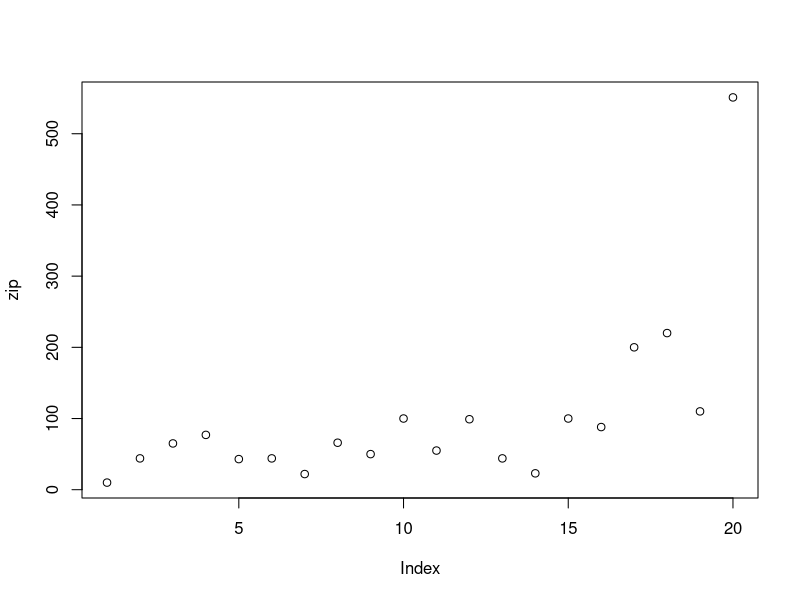
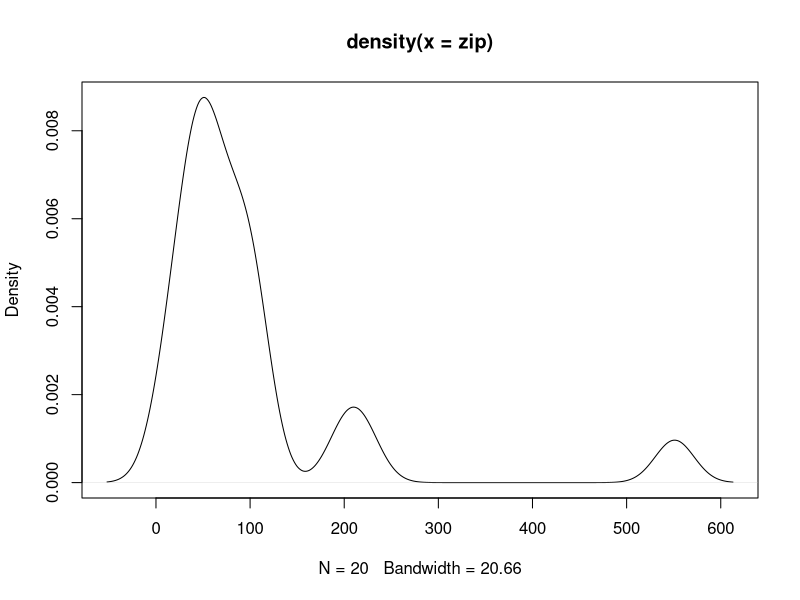
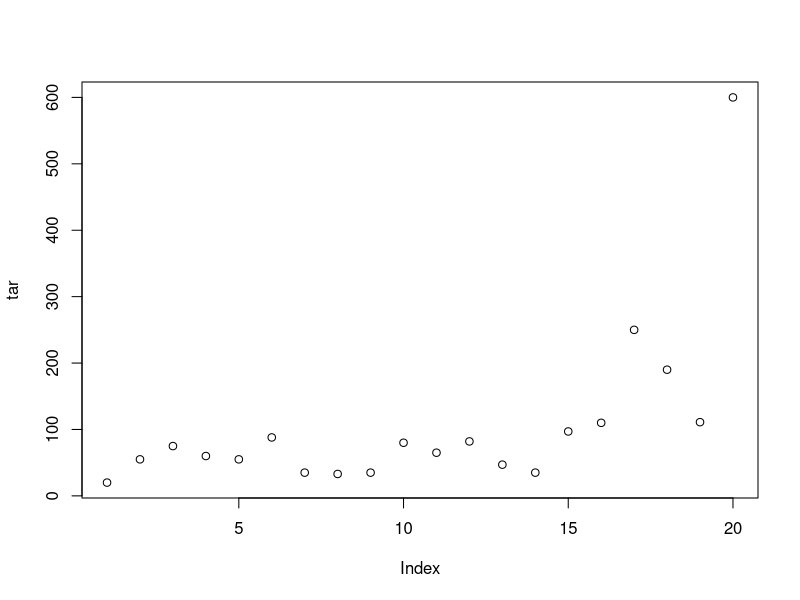
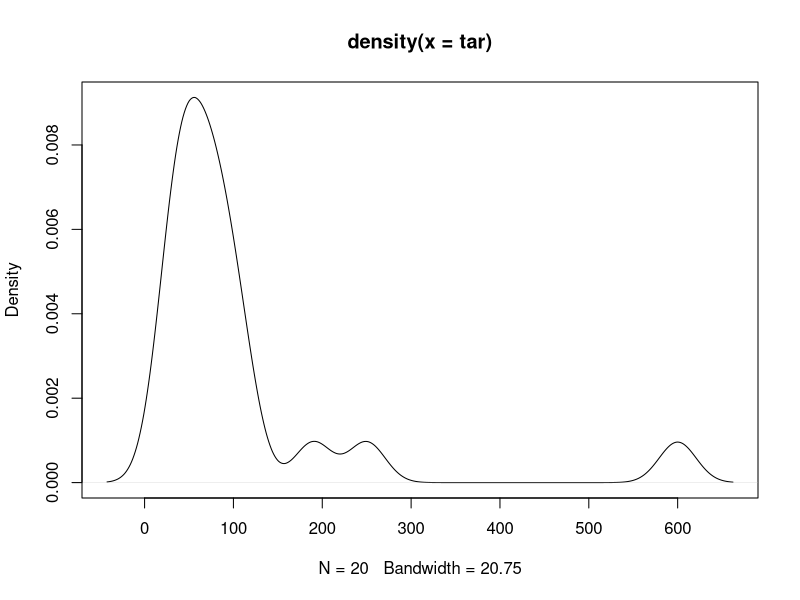

Write the R code that produced these figures, in order.
#Question 1
x <- c(6, 8, 2, 4, 4, 5)
y <- c(7, 10, 4, 3, 5, 6)

wilcox.test (x, y, correct = FALSE)

wilcox.test (y, x, correct = FALSE)



#Question 2
#Paired
wi <- c(214, 159, 169, 202, 103, 119, 200, 109, 132, 142, 194, 104, 219, 119, 234)
wo <- c(159, 135, 141, 101, 102, 168, 62, 167, 174, 159, 66, 118, 181, 171, 112)

wilcox.test (wi, wo, paired = TRUE)

#p value greater than 0.05 and therefore we fail to reject H0
#banning boats for a day does not change pollution

diff <- wi - wo
diff <- diff [diff!=0]
diff.rank <- rank(abs(diff))
diff.rank.sign <- diff.rank * sign(diff)
ranks.pos <- sum(diff.rank.sign[diff.rank.sign>0])
ranks.neg <- sum(diff.rank.sign[diff.rank.sign<0])

ranks.pos
ranks.neg


#Question 3
#Paired on same computer, same processor but different file format

zip <- c(10, 44, 65, 77, 43, 44, 22, 66, 50, 100, 55, 99, 44, 23, 100, 88, 200, 220, 110, 551)
tar <- c(20, 55, 75, 60, 55, 88, 35, 33, 35, 80, 65, 82, 47, 35, 97, 110, 250, 190, 111, 600)

plot (zip)
plot (density(zip))

plot (tar)
plot (density(tar))

wilcox.test (zip, tar, paired = TRUE)

#p value is greater than >0.05 and therefore we fail to reject the null hypothesis